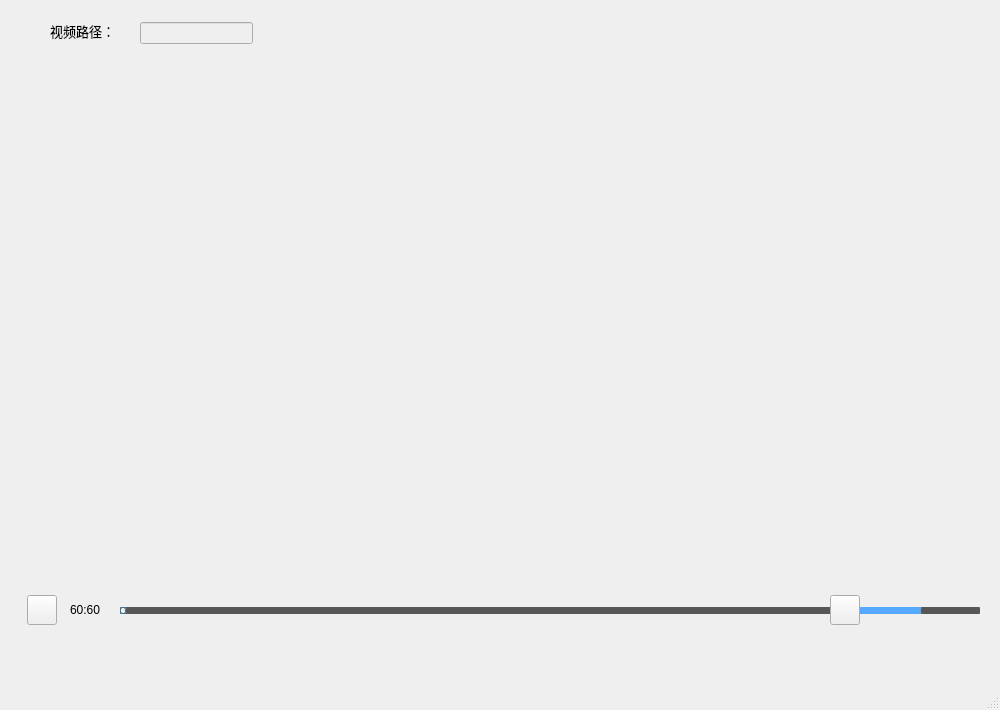
<?xml version="1.0" encoding="UTF-8"?>
<ui version="4.0">
 <class>VideoPlayer</class>
 <widget class="QMainWindow" name="VideoPlayer">
  <property name="geometry">
   <rect>
    <x>0</x>
    <y>0</y>
    <width>1000</width>
    <height>710</height>
   </rect>
  </property>
  <property name="minimumSize">
   <size>
    <width>0</width>
    <height>0</height>
   </size>
  </property>
  <property name="maximumSize">
   <size>
    <width>1000</width>
    <height>710</height>
   </size>
  </property>
  <property name="windowTitle">
   <string>MainWindow</string>
  </property>
  <widget class="QWidget" name="centralwidget">
   <widget class="QLabel" name="label">
    <property name="geometry">
     <rect>
      <x>50</x>
      <y>20</y>
      <width>90</width>
      <height>22</height>
     </rect>
    </property>
    <property name="font">
     <font>
      <pointsize>10</pointsize>
     </font>
    </property>
    <property name="text">
     <string>视频路径：</string>
    </property>
   </widget>
   <widget class="QLineEdit" name="lineEdit">
    <property name="enabled">
     <bool>false</bool>
    </property>
    <property name="geometry">
     <rect>
      <x>140</x>
      <y>22</y>
      <width>113</width>
      <height>22</height>
     </rect>
    </property>
    <property name="font">
     <font>
      <pointsize>10</pointsize>
     </font>
    </property>
    <property name="contextMenuPolicy">
     <enum>Qt::DefaultContextMenu</enum>
    </property>
   </widget>
   <widget class="QPushButton" name="playBtn">
    <property name="geometry">
     <rect>
      <x>27</x>
      <y>595</y>
      <width>30</width>
      <height>30</height>
     </rect>
    </property>
    <property name="sizePolicy">
     <sizepolicy hsizetype="Fixed" vsizetype="Fixed">
      <horstretch>0</horstretch>
      <verstretch>0</verstretch>
     </sizepolicy>
    </property>
    <property name="minimumSize">
     <size>
      <width>30</width>
      <height>30</height>
     </size>
    </property>
    <property name="maximumSize">
     <size>
      <width>30</width>
      <height>30</height>
     </size>
    </property>
    <property name="styleSheet">
     <string notr="true">QPushButton{
border-image:url(:/img/images/playing.svg)
}</string>
    </property>
    <property name="text">
     <string/>
    </property>
   </widget>
   <widget class="QLabel" name="position">
    <property name="geometry">
     <rect>
      <x>70</x>
      <y>602</y>
      <width>40</width>
      <height>16</height>
     </rect>
    </property>
    <property name="sizePolicy">
     <sizepolicy hsizetype="Fixed" vsizetype="Fixed">
      <horstretch>0</horstretch>
      <verstretch>0</verstretch>
     </sizepolicy>
    </property>
    <property name="minimumSize">
     <size>
      <width>40</width>
      <height>0</height>
     </size>
    </property>
    <property name="maximumSize">
     <size>
      <width>40</width>
      <height>16777215</height>
     </size>
    </property>
    <property name="text">
     <string>60:60</string>
    </property>
   </widget>
   <widget class="QSlider" name="progressBar">
    <property name="geometry">
     <rect>
      <x>120</x>
      <y>599</y>
      <width>720</width>
      <height>22</height>
     </rect>
    </property>
    <property name="sizePolicy">
     <sizepolicy hsizetype="Preferred" vsizetype="Fixed">
      <horstretch>0</horstretch>
      <verstretch>0</verstretch>
     </sizepolicy>
    </property>
    <property name="minimumSize">
     <size>
      <width>720</width>
      <height>0</height>
     </size>
    </property>
    <property name="maximumSize">
     <size>
      <width>720</width>
      <height>16777215</height>
     </size>
    </property>
    <property name="styleSheet">
     <string notr="true">QSlider::groove:horizontal {  
border: 1px solid #4A708B;    
height: 5px;  
border-radius: 1px;  
padding-left:-1px;  
padding-right:-1px;  
}  
  
QSlider::sub-page:horizontal {  
background: qlineargradient(x1:0, y1:0, x2:0, y2:1,   
    stop:0 #B1B1B1, stop:1 #c4c4c4);  
background: qlineargradient(x1: 0, y1: 0.2, x2: 1, y2: 1,  
    stop: 0 #5DCCFF, stop: 1 #1874CD);  
border: 1px solid #4A708B;  
height: 10px;  
border-radius: 2px;  
}  
  
QSlider::add-page:horizontal {  
background: #575757;  
border: 0px solid #777;  
height: 10px;  
border-radius: 2px;  
}  
  
QSlider::handle:horizontal   
{  
    background: qradialgradient(spread:pad, cx:0.5, cy:0.5, radius:2, fx:0.5, fy:0.5,   
    stop:0.6 #FFFFFF, stop:0.778409 rgba(255, 255, 255, 255));  
    width: 11px;  
    margin-top: -3px;  
    margin-bottom: -3px;  
    border-radius: 5px;  
}  
  
QSlider::handle:horizontal:hover {  
    background: qradialgradient(spread:pad, cx:0.5, cy:0.5, radius:0.5, fx:0.5, fy:0.5, stop:0.6 #FFFFFF,   
    stop:0.778409 rgba(255, 255, 255, 255));  
    width: 11px;  
    margin-top: -3px;  
    margin-bottom: -3px;  
    border-radius: 7px;  
}  
  
QSlider::sub-page:horizontal:disabled {  
background: #00009C;  
border-color: #999;  
}  
  
QSlider::add-page:horizontal:disabled {  
background: #eee;  
border-color: #999;  
}  
  
QSlider::handle:horizontal:disabled {  
background: #eee;  
border: 1px solid #aaa;  
border-radius: 4px;  
}</string>
    </property>
    <property name="minimum">
     <number>0</number>
    </property>
    <property name="maximum">
     <number>100</number>
    </property>
    <property name="singleStep">
     <number>5</number>
    </property>
    <property name="value">
     <number>0</number>
    </property>
    <property name="orientation">
     <enum>Qt::Horizontal</enum>
    </property>
   </widget>
   <widget class="QSlider" name="voiceSlider">
    <property name="geometry">
     <rect>
      <x>860</x>
      <y>599</y>
      <width>120</width>
      <height>22</height>
     </rect>
    </property>
    <property name="sizePolicy">
     <sizepolicy hsizetype="Fixed" vsizetype="Fixed">
      <horstretch>0</horstretch>
      <verstretch>0</verstretch>
     </sizepolicy>
    </property>
    <property name="minimumSize">
     <size>
      <width>120</width>
      <height>0</height>
     </size>
    </property>
    <property name="maximumSize">
     <size>
      <width>120</width>
      <height>16777215</height>
     </size>
    </property>
    <property name="styleSheet">
     <string notr="true">QSlider::groove:horizontal {  
border: 1px solid #4A708B;    
height: 5px;  
border-radius: 1px;  
padding-left:-1px;  
padding-right:-1px;  
}  
  
QSlider::sub-page:horizontal {  
background: rgb(85, 170, 255) 
}  
  
QSlider::add-page:horizontal {  
background: #575757;  
border: 0px solid #777;  
height: 10px;  
border-radius: 2px;  
}  
  
QSlider::handle:horizontal   
{  
    background: qradialgradient(spread:pad, cx:0.5, cy:0.5, radius:2, fx:0.5, fy:0.5,   
    stop:0.6 #FFFFFF, stop:0.778409 rgba(255, 255, 255, 255));  
    width: 11px;  
    margin-top: -3px;  
    margin-bottom: -3px;  
    border-radius: 5px;  
}  
  
QSlider::handle:horizontal:hover {  
    background: qradialgradient(spread:pad, cx:0.5, cy:0.5, radius:0.5, fx:0.5, fy:0.5, stop:0.6 #FFFFFF,   
    stop:0.778409 rgba(255, 255, 255, 255));  
    width: 11px;  
    margin-top: -3px;  
    margin-bottom: -3px;  
    border-radius: 5px;  
}  
  
QSlider::sub-page:horizontal:disabled {  
background: #00009C;  
border-color: #999;  
}  
  
QSlider::add-page:horizontal:disabled {  
background: #eee;  
border-color: #999;  
}  
  
QSlider::handle:horizontal:disabled {  
background: #eee;  
border: 1px solid #aaa;  
border-radius: 4px;  
}</string>
    </property>
    <property name="minimum">
     <number>0</number>
    </property>
    <property name="maximum">
     <number>100</number>
    </property>
    <property name="singleStep">
     <number>1</number>
    </property>
    <property name="pageStep">
     <number>2</number>
    </property>
    <property name="value">
     <number>50</number>
    </property>
    <property name="orientation">
     <enum>Qt::Horizontal</enum>
    </property>
   </widget>
   <widget class="QPushButton" name="voice">
    <property name="geometry">
     <rect>
      <x>830</x>
      <y>595</y>
      <width>30</width>
      <height>30</height>
     </rect>
    </property>
    <property name="sizePolicy">
     <sizepolicy hsizetype="Fixed" vsizetype="Fixed">
      <horstretch>0</horstretch>
      <verstretch>0</verstretch>
     </sizepolicy>
    </property>
    <property name="minimumSize">
     <size>
      <width>30</width>
      <height>30</height>
     </size>
    </property>
    <property name="maximumSize">
     <size>
      <width>30</width>
      <height>30</height>
     </size>
    </property>
    <property name="styleSheet">
     <string notr="true">QPushButton{
border-image:url(:/img/images/voice.svg)
}</string>
    </property>
    <property name="text">
     <string/>
    </property>
   </widget>
  </widget>
  <widget class="QMenuBar" name="menubar">
   <property name="geometry">
    <rect>
     <x>0</x>
     <y>0</y>
     <width>1000</width>
     <height>26</height>
    </rect>
   </property>
  </widget>
  <widget class="QStatusBar" name="statusbar"/>
 </widget>
 <resources/>
 <connections/>
</ui>
